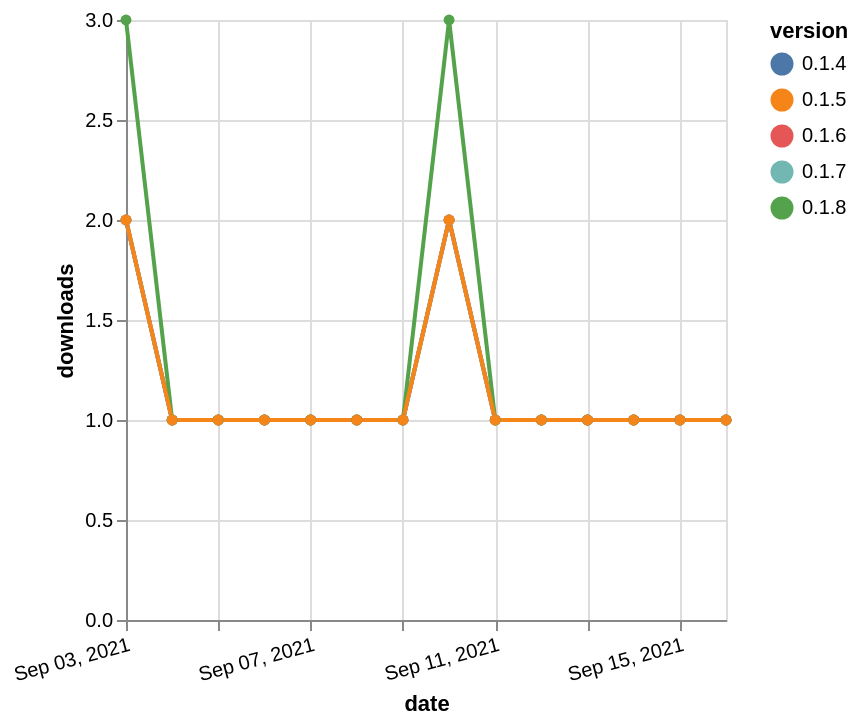

Write a Vega-Lite specification for this figure.
### Vega-Lite specification from a JSON file in a GitHub repository (floating-point values rounded to 4 significant figures)
{"$schema": "https://vega.github.io/schema/vega-lite/v5.json", "description": "A simple bar chart with embedded data.", "data": {"values": [{"date": "2021-09-03", "total": 100, "delta": 2, "version": "0.1.4"}, {"date": "2021-09-04", "total": 101, "delta": 1, "version": "0.1.4"}, {"date": "2021-09-05", "total": 102, "delta": 1, "version": "0.1.4"}, {"date": "2021-09-06", "total": 103, "delta": 1, "version": "0.1.4"}, {"date": "2021-09-07", "total": 104, "delta": 1, "version": "0.1.4"}, {"date": "2021-09-08", "total": 105, "delta": 1, "version": "0.1.4"}, {"date": "2021-09-09", "total": 106, "delta": 1, "version": "0.1.4"}, {"date": "2021-09-10", "total": 108, "delta": 2, "version": "0.1.4"}, {"date": "2021-09-11", "total": 109, "delta": 1, "version": "0.1.4"}, {"date": "2021-09-12", "total": 110, "delta": 1, "version": "0.1.4"}, {"date": "2021-09-13", "total": 111, "delta": 1, "version": "0.1.4"}, {"date": "2021-09-14", "total": 112, "delta": 1, "version": "0.1.4"}, {"date": "2021-09-15", "total": 113, "delta": 1, "version": "0.1.4"}, {"date": "2021-09-16", "total": 114, "delta": 1, "version": "0.1.4"}, {"date": "2021-09-03", "total": 57, "delta": 2, "version": "0.1.6"}, {"date": "2021-09-04", "total": 58, "delta": 1, "version": "0.1.6"}, {"date": "2021-09-05", "total": 59, "delta": 1, "version": "0.1.6"}, {"date": "2021-09-06", "total": 60, "delta": 1, "version": "0.1.6"}, {"date": "2021-09-07", "total": 61, "delta": 1, "version": "0.1.6"}, {"date": "2021-09-08", "total": 62, "delta": 1, "version": "0.1.6"}, {"date": "2021-09-09", "total": 63, "delta": 1, "version": "0.1.6"}, {"date": "2021-09-10", "total": 65, "delta": 2, "version": "0.1.6"}, {"date": "2021-09-11", "total": 66, "delta": 1, "version": "0.1.6"}, {"date": "2021-09-12", "total": 67, "delta": 1, "version": "0.1.6"}, {"date": "2021-09-13", "total": 68, "delta": 1, "version": "0.1.6"}, {"date": "2021-09-14", "total": 69, "delta": 1, "version": "0.1.6"}, {"date": "2021-09-15", "total": 70, "delta": 1, "version": "0.1.6"}, {"date": "2021-09-16", "total": 71, "delta": 1, "version": "0.1.6"}, {"date": "2021-09-03", "total": 33, "delta": 2, "version": "0.1.7"}, {"date": "2021-09-04", "total": 34, "delta": 1, "version": "0.1.7"}, {"date": "2021-09-05", "total": 35, "delta": 1, "version": "0.1.7"}, {"date": "2021-09-06", "total": 36, "delta": 1, "version": "0.1.7"}, {"date": "2021-09-07", "total": 37, "delta": 1, "version": "0.1.7"}, {"date": "2021-09-08", "total": 38, "delta": 1, "version": "0.1.7"}, {"date": "2021-09-09", "total": 39, "delta": 1, "version": "0.1.7"}, {"date": "2021-09-10", "total": 41, "delta": 2, "version": "0.1.7"}, {"date": "2021-09-11", "total": 42, "delta": 1, "version": "0.1.7"}, {"date": "2021-09-12", "total": 43, "delta": 1, "version": "0.1.7"}, {"date": "2021-09-13", "total": 44, "delta": 1, "version": "0.1.7"}, {"date": "2021-09-14", "total": 45, "delta": 1, "version": "0.1.7"}, {"date": "2021-09-15", "total": 46, "delta": 1, "version": "0.1.7"}, {"date": "2021-09-16", "total": 47, "delta": 1, "version": "0.1.7"}, {"date": "2021-09-03", "total": 20, "delta": 3, "version": "0.1.8"}, {"date": "2021-09-04", "total": 21, "delta": 1, "version": "0.1.8"}, {"date": "2021-09-05", "total": 22, "delta": 1, "version": "0.1.8"}, {"date": "2021-09-06", "total": 23, "delta": 1, "version": "0.1.8"}, {"date": "2021-09-07", "total": 24, "delta": 1, "version": "0.1.8"}, {"date": "2021-09-08", "total": 25, "delta": 1, "version": "0.1.8"}, {"date": "2021-09-09", "total": 26, "delta": 1, "version": "0.1.8"}, {"date": "2021-09-10", "total": 29, "delta": 3, "version": "0.1.8"}, {"date": "2021-09-11", "total": 30, "delta": 1, "version": "0.1.8"}, {"date": "2021-09-12", "total": 31, "delta": 1, "version": "0.1.8"}, {"date": "2021-09-13", "total": 32, "delta": 1, "version": "0.1.8"}, {"date": "2021-09-14", "total": 33, "delta": 1, "version": "0.1.8"}, {"date": "2021-09-15", "total": 34, "delta": 1, "version": "0.1.8"}, {"date": "2021-09-16", "total": 35, "delta": 1, "version": "0.1.8"}, {"date": "2021-09-03", "total": 73, "delta": 2, "version": "0.1.5"}, {"date": "2021-09-04", "total": 74, "delta": 1, "version": "0.1.5"}, {"date": "2021-09-05", "total": 75, "delta": 1, "version": "0.1.5"}, {"date": "2021-09-06", "total": 76, "delta": 1, "version": "0.1.5"}, {"date": "2021-09-07", "total": 77, "delta": 1, "version": "0.1.5"}, {"date": "2021-09-08", "total": 78, "delta": 1, "version": "0.1.5"}, {"date": "2021-09-09", "total": 79, "delta": 1, "version": "0.1.5"}, {"date": "2021-09-10", "total": 81, "delta": 2, "version": "0.1.5"}, {"date": "2021-09-11", "total": 82, "delta": 1, "version": "0.1.5"}, {"date": "2021-09-12", "total": 83, "delta": 1, "version": "0.1.5"}, {"date": "2021-09-13", "total": 84, "delta": 1, "version": "0.1.5"}, {"date": "2021-09-14", "total": 85, "delta": 1, "version": "0.1.5"}, {"date": "2021-09-15", "total": 86, "delta": 1, "version": "0.1.5"}, {"date": "2021-09-16", "total": 87, "delta": 1, "version": "0.1.5"}]}, "width": "container", "mark": {"type": "line", "point": {"filled": true}}, "encoding": {"x": {"field": "date", "type": "temporal", "timeUnit": "yearmonthdate", "title": "date", "axis": {"labelAngle": -15}}, "y": {"field": "delta", "type": "quantitative", "title": "downloads"}, "color": {"field": "version", "type": "nominal"}, "tooltip": {"field": "delta"}}}
